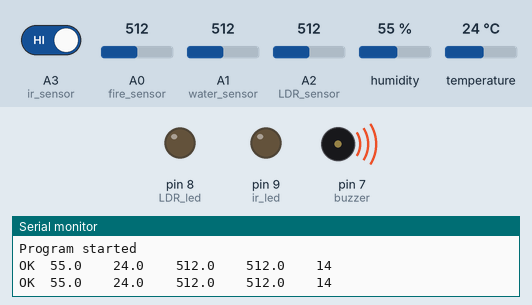
Bench run of a sketch on a simulated Arduino Uno, built with avr-gcc and run on an emulated ATmega328P. On the bench: output pins drawn as LEDs (lit = HIGH), buzzer (waves = sounding, pin HIGH), the last lines printed to the serial monitor. The inputs (shaded band) are chosen by the test bench; at power-on: A2 (LDR_sensor) = 512, A0 (fire_sensor) = 512, A3 (ir_sensor) HIGH, A1 (water_sensor) = 512, humidity 55 %, temperature 24 °C.

Above: at 2.2 s.
2.3 s: A2 (LDR_sensor) set to 16
4.1 s: A2 (LDR_sensor) set to 12
At 4.8 s:
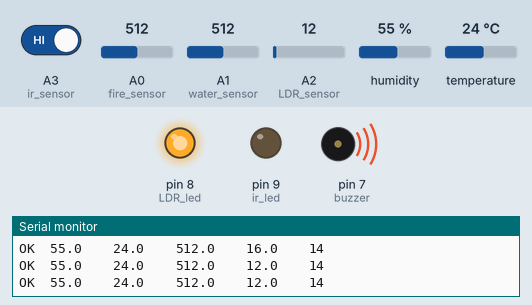
5.7 s: A0 (fire_sensor) set to 991
7.3 s: A0 (fire_sensor) set to 1017
At 8.7 s:
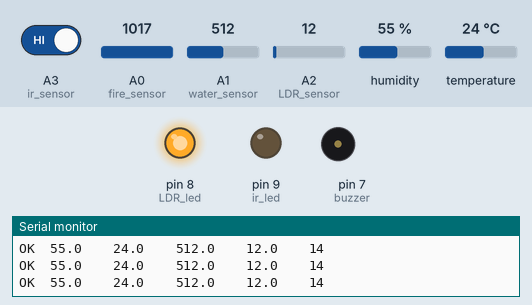
9.4 s: A3 (ir_sensor) driven LOW
At 10.2 s:
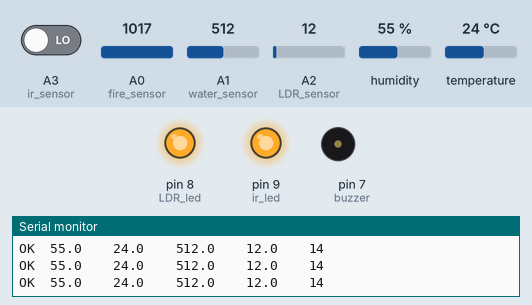
11.3 s: A2 (LDR_sensor) set to 30
At 12.8 s:
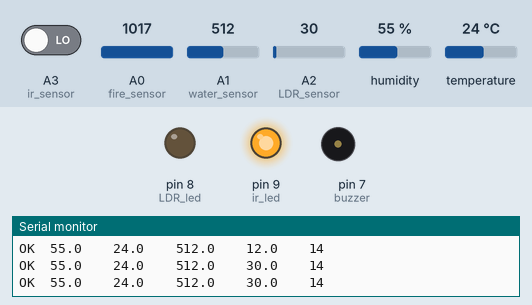
Timing chart, 0 to 14.1 s (numbered marks = the images above; inputs shaded):
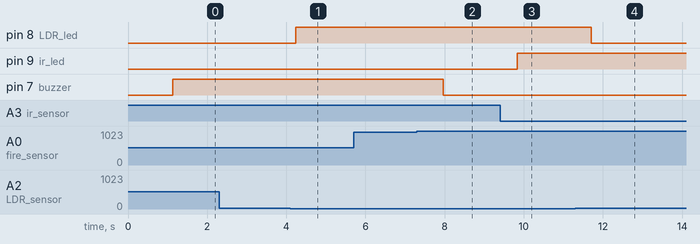

Measured:
- the behaviour switches between 15 and 14 on A2 (LDR_sensor) (found by bisection; images 0 and 1)
- the behaviour switches between 999 and 1000 on A0 (fire_sensor) (found by bisection; images 1 and 2)
- after the input at 4.1 s, pin 8 (LDR_led): LOW → HIGH after 0.14 s
- after the input at 7.3 s, pin 7 (buzzer): HIGH → LOW after 0.67 s
- after the input at 9.4 s, pin 9 (ir_led): LOW → HIGH after 0.43 s
- after the input at 11.3 s, pin 8 (LDR_led): HIGH → LOW after 0.40 s

The sketch:

Uno_code.ino
```cpp
//Arduino side code
//DHT11 Lib
#include "DHT.h"
//Arduino to NodeMCU Lib
#include <SoftwareSerial.h>
#include <ArduinoJson.h>
//Initialise Arduino to NodeMCU (5=Rx & 6=Tx)
SoftwareSerial nodemcu(5, 6);
//Initialisation of DHT11 Sensor
float temp;
float hum;
DHT dht;
#define water_sensor A1
#define LDR_sensor A2
#define fire_sensor A0
#define ir_sensor A3
#define temp_sensor 2
#define buzzer 7
#define LDR_led 8
#define ir_led 9
void setup()
{
  Serial.begin(9600);
  pinMode(water_sensor, INPUT);
  pinMode(LDR_sensor, INPUT);
  pinMode(fire_sensor, INPUT);
  pinMode(ir_sensor, INPUT);
  pinMode(buzzer, OUTPUT);
  pinMode(LDR_led, OUTPUT);
  pinMode(ir_led, OUTPUT);
  digitalWrite(buzzer, LOW);
  digitalWrite(LDR_led, LOW);
  digitalWrite(ir_led, LOW);


  dht.setup(2);
  nodemcu.begin(9600);
  delay(1000);
  Serial.println("Program started");
}

void loop()
{

  send_to_nodemuc();

}
void data()
{
  delay(dht.getMinimumSamplingPeriod());

  float humidity = dht.getHumidity();
  float temperature = dht.getTemperature();
  float water_level = analogRead(water_sensor);
  float LDR = analogRead(LDR_sensor);
  float fire_sensor = analogRead(fire_sensor);
  float motion_sensor = analogRead(A3);

  Serial.print(dht.getStatusString());
  Serial.print("\t");
  Serial.print(humidity, 1);
  Serial.print("\t\t");
  Serial.print(temperature, 1);
  Serial.print("\t\t");
  Serial.print(water_level, 1);
  Serial.print("\t\t");
  Serial.print(LDR, 1);
  Serial.print("\t\t");
  Serial.println(fire_sensor, 1);
}
void send_to_nodemuc()
{
  StaticJsonDocument<1000> doc;
  float humidity = dht.getHumidity();
  float temperature = dht.getTemperature();
  float water_detection = analogRead(water_sensor);
  float LDR = analogRead(LDR_sensor);
  float fire_state = analogRead(fire_sensor);
  float ir_state = digitalRead(ir_sensor);
  Serial.print(dht.getStatusString());
  Serial.print("\t");
  Serial.print(humidity, 1);
  Serial.print("\t\t");
  Serial.print(temperature, 1);
  Serial.print("\t\t");
  Serial.print(water_detection, 1);
  Serial.print("\t\t");
  Serial.print(LDR, 1);
  Serial.print("\t\t");
  Serial.println(fire_sensor, 1);
  //Obtain Temp and Hum data
  //  dht11_func();

  //Assign collected data to JSON Object
  doc["humidity"] = humidity;
  doc["temperature"] = temperature;
  doc["water_detection"] = water_detection;
  doc["LDR"] = LDR;
  doc["fire_sensor"] = 55.0;
  doc["ir_sensor"] = ir_state;
  doc["erroe"] = 3.38;
  //Send data to NodeMCU
  serializeJson(doc, nodemcu);
  if (fire_state < 1000)
  {
    digitalWrite(buzzer, HIGH);
  } else
  {
    digitalWrite(buzzer, LOW);
  }
  if (LDR<15)
  {
    digitalWrite(LDR_led, HIGH);
  }else
  {
    digitalWrite(LDR_led, LOW);
  }
  if (ir_state==0)
  {
    digitalWrite(ir_led, HIGH);
  }else
  {
    digitalWrite(ir_led, LOW);
  }
  delay(500);
}
```
